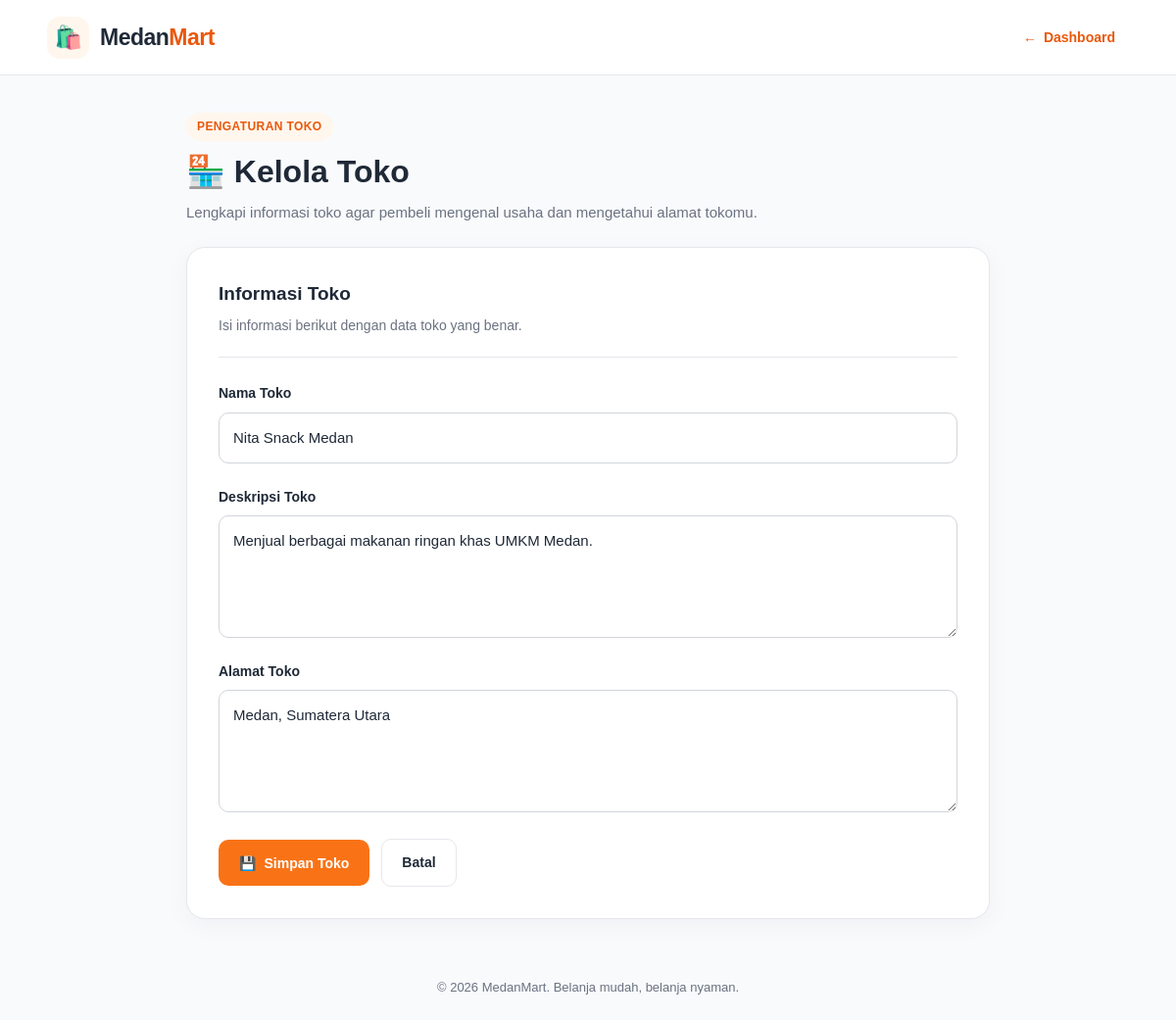
Page /seller/store.php (signed in) on the committed database.
### tables this page shows
CREATE TABLE `stores` (
  `id` int(11) NOT NULL,
  `seller_id` int(11) NOT NULL,
  `store_name` varchar(100) NOT NULL,
  `description` text DEFAULT NULL,
  `address` text DEFAULT NULL,
  `created_at` timestamp NOT NULL DEFAULT current_timestamp()
);

### seller/store.php (the view, shortened to what this page needs)
<?php
require_once __DIR__ . "/../config/database.php";
$seller_id = (int) $_SESSION['user_id'];
function ambilToko($conn, $seller_id)
{
    $stmt = mysqli_prepare(
        $conn,
        "SELECT * FROM stores WHERE seller_id = ? LIMIT 1"
    );
    mysqli_stmt_bind_param($stmt, "i", $seller_id);
    mysqli_stmt_execute($stmt);
    $result = mysqli_stmt_get_result($stmt);
    $store = mysqli_fetch_assoc($result);
    return $store ?: null;
}
$store = ambilToko($conn, $seller_id);
function e($value)
{
    return htmlspecialchars((string) $value, ENT_QUOTES, 'UTF-8');
}
?>
<!DOCTYPE html>
<html lang="id">
<head>
</head>
<body>
    <header class="navbar">
        <div class="navbar-inner">
            <a href="dashboard.php" class="brand" aria-label="Dashboard MedanMart">
                <span class="brand-icon">🛍️</span>
                <span class="brand-name">Medan<span>Mart</span></span>
            </a>
            <a href="dashboard.php" class="back-nav">
                <span aria-hidden="true">←</span>
                Dashboard
            </a>
        </div>
    </header>
    <main class="container">
        <section class="page-heading">
            <span class="page-label">PENGATURAN TOKO</span>
            <h1>🏪 Kelola Toko</h1>
            <p>
                Lengkapi informasi toko agar pembeli mengenal usaha
                dan mengetahui alamat tokomu.
            </p>
        </section>
        <section class="card">
            <div class="card-heading">
                <h2>Informasi Toko</h2>
                <p>
                    Isi informasi berikut dengan data toko yang benar.
                </p>
            </div>
            <form method="POST" action="">
                <div class="form-group">
                    <label for="store_name">Nama Toko</label>
                    <input
                        type="text"
                        id="store_name"
                        name="store_name"
                        placeholder="Contoh: Dhea Snack Medan"
                        value="<?= e($store['store_name'] ?? ''); ?>"
                        maxlength="255"
                        autocomplete="organization"
                        required
                    >
                </div>
                <div class="form-group">
                    <label for="description">Deskripsi Toko</label>
                    <textarea
                        id="description"
                        name="description"
                        placeholder="Ceritakan tentang toko, produk, atau keunggulan UMKM kamu..."
                        required
                    ><?= e($store['description'] ?? ''); ?></textarea>
                </div>
                <div class="form-group">
                    <label for="address">Alamat Toko</label>
                    <textarea
                        id="address"
                        name="address"
                        placeholder="Masukkan alamat lengkap toko..."
                        autocomplete="street-address"
                        required
                    ><?= e($store['address'] ?? ''); ?></textarea>
                </div>
                <div class="form-actions">
                    <button type="submit" name="simpan" class="btn btn-primary">
                        <span aria-hidden="true">💾</span>
                        Simpan Toko
                    </button>
                    <a href="dashboard.php" class="btn btn-secondary">
                        Batal
                    </a>
                </div>
            </form>
        </section>
    </main>
    <footer class="footer">
        &copy; <?= date('Y'); ?> MedanMart. Belanja mudah, belanja nyaman.
    </footer>
</body>
</html>

### seller/store.php (style rules this page uses)
:root { --primary: #f97316; --primary-dark: #ea580c; --cream: #fff7ed; --text: #1f2937; --muted: #6b7280; --border: #e5e7eb; --background: #f8fafc; --white: #ffffff; }
* { box-sizing: border-box; margin: 0; padding: 0; }
body { font-family: Arial, Helvetica, sans-serif; background: var(--background); color: var(--text); min-height: 100vh; line-height: 1.6; }
a { text-decoration: none; }
.navbar { background: var(--white); border-bottom: 1px solid var(--border); }
.navbar-inner { width: min(1120px, 92%); min-height: 76px; margin: 0 auto; display: flex; align-items: center; justify-content: space-between; gap: 16px; }
.brand { display: flex; align-items: center; gap: 11px; color: var(--text); font-size: 23px; font-weight: 800; letter-spacing: -0.5px; }
.brand-icon { width: 43px; height: 43px; display: grid; place-items: center; background: var(--cream); border-radius: 13px; font-size: 23px; }
.brand-name span { color: var(--primary-dark); }
.back-nav { display: inline-flex; align-items: center; gap: 7px; color: var(--primary-dark); font-size: 14px; font-weight: 700; padding: 10px 14px; border-radius: 9px; transition: background 0.2s ease; }
.container { width: min(820px, 92%); margin: 38px auto; }
.page-heading { margin-bottom: 23px; }
.page-label { display: inline-block; padding: 5px 11px; margin-bottom: 10px; border-radius: 30px; background: var(--cream); color: var(--primary-dark); font-size: 12px; font-weight: 700; letter-spacing: 0.4px; }
.page-heading h1 { margin-bottom: 8px; font-size: clamp(25px, 4vw, 32px); line-height: 1.35; }
.page-heading p { color: var(--muted); font-size: 15px; }
.card { padding: 32px; border: 1px solid var(--border); border-radius: 19px; background: var(--white); box-shadow: 0 6px 24px rgba(15, 23, 42, 0.045); }
.card-heading { padding-bottom: 21px; margin-bottom: 25px; border-bottom: 1px solid var(--border); }
.card-heading h2 { margin-bottom: 5px; font-size: 19px; }
.card-heading p { color: var(--muted); font-size: 14px; }
.form-group { margin-bottom: 23px; }
label { display: block; margin-bottom: 8px; color: var(--text); font-size: 14px; font-weight: 700; }
input, textarea { display: block; width: 100%; max-width: 100%; padding: 13px 14px; border: 1px solid #d1d5db; border-radius: 10px; background: #ffffff; color: var(--text); font-family: inherit; font-size: 15px; line-height: 1.6; transition: border-color 0.2s ease, box-shadow 0.2s ease; }
input { min-height: 49px; }
textarea { min-height: 125px; resize: vertical; }
input::placeholder, textarea::placeholder { color: #9ca3af; }
.form-actions { display: flex; align-items: center; flex-wrap: wrap; gap: 12px; padding-top: 4px; }
.btn { display: inline-flex; align-items: center; justify-content: center; gap: 8px; min-height: 47px; padding: 12px 20px; border: 1px solid transparent; border-radius: 10px; font-family: inherit; font-size: 14px; font-weight: 700; cursor: pointer; transition: background 0.2s ease, transform 0.2s ease; }
.btn-primary { color: var(--white); background: var(--primary); }
.btn-secondary { color: var(--text); background: var(--white); border-color: var(--border); }
.footer { padding: 22px 15px; text-align: center; color: var(--muted); font-size: 13px; }

### rows in the picture
stores: store_name "Nita Snack Medan", description "Menjual berbagai makanan ringan khas UMKM Medan.", address "Medan, Sumatera Utara"
